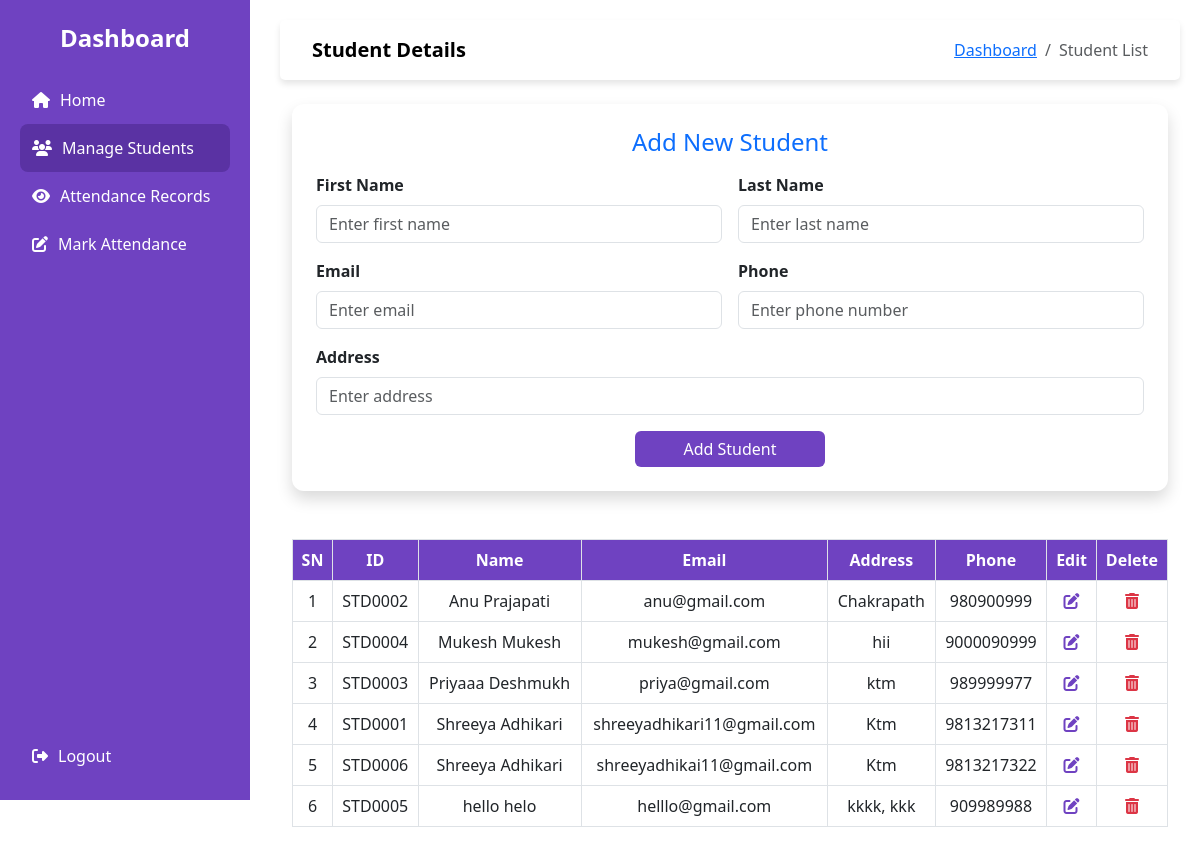
Before: /view-student (signed in) with the older database file.
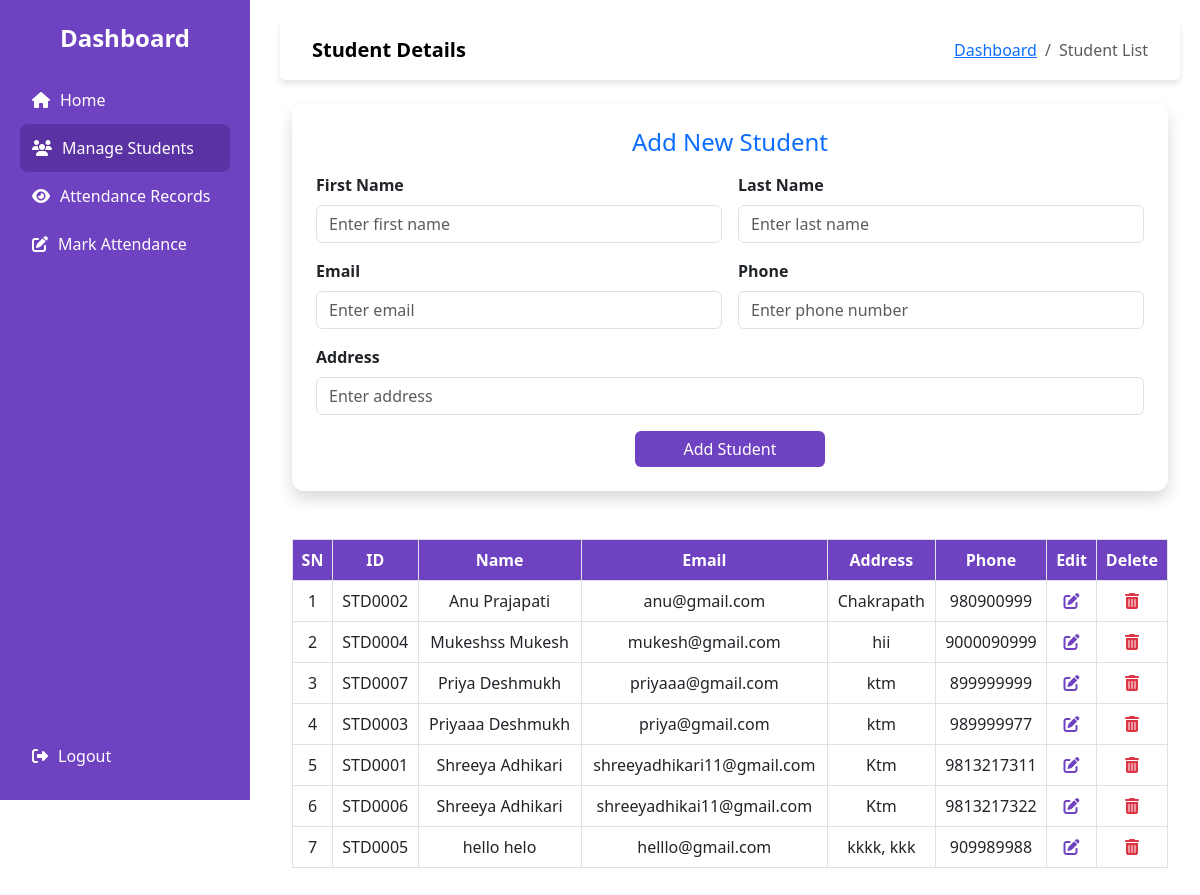
After: the same page with the newer database file.
### models.py (models this page shows)
class Student(db.Model):
    id = db.Column(db.Integer, primary_key = True)
    student_id = db.Column(db.String(20), unique=True, nullable=False)  # Custom ID
    first_name = db.Column(db.String(150), nullable=False)
    last_name = db.Column(db.String(150), nullable=False)
    email = db.Column(db.String(100), unique=True, nullable=False)
    address = db.Column(db.Text, nullable=False)
    phone = db.Column(db.String(15), unique=True, nullable=False)

### app.py (the view, shortened to what this page needs)
@app.route('/view-student', methods=["GET", "POST"])
@login_required
def view_student():
    students = Student.query.order_by(Student.first_name.asc()).all()
    return render_template("student/view_student.html", students=students)

### app.py (called while the page is built)
@login_manager.user_loader
def load_admin(admin_id):
    return User.query.get(int(admin_id))

### templates/student/view_student.html (shortened to what this page needs)
{% extends "base.html" %}
{% block nav_title %}Student Details{% endblock %}
{% block content %}
<div class="container mt-4">
    <div class="card p-4 bg-white shadow">
        <h4 class="text-center text-primary mb-3">Add New Student</h4>
        <form method="POST">
            <div class="row g-3">
                <div class="col-md-6">
                    <label class="form-label fw-semibold">First Name</label>
                    <input type="text" name="first_name" class="form-control" required placeholder="Enter first name">
                </div>
                <div class="col-md-6">
                    <label class="form-label fw-semibold">Last Name</label>
                    <input type="text" name="last_name" class="form-control" required placeholder="Enter last name">
                </div>
                <div class="col-md-6">
                    <label class="form-label fw-semibold">Email</label>
                    <input type="email" name="email" class="form-control" required placeholder="Enter email">
                </div>
                <div class="col-md-6">
                    <label class="form-label fw-semibold">Phone</label>
                    <input type="text" name="phone" class="form-control" required placeholder="Enter phone number">
                </div>
                <div class="col-md-12">
                    <label class="form-label fw-semibold">Address</label>
                    <input type="text" name="address" class="form-control" required placeholder="Enter address">
                </div>
                <div class="col-12 d-flex justify-content-center mt-3">
                    <button type="submit" class="btn btn-primary px-5">Add Student</button>
                </div>
            </div>
        </form>
    </div>
    <div class="mt-5">
        <table class="table table-bordered table-hover">
            <thead>
                <tr>
                    <th>SN</th>
                    <th>ID</th>
                    <th>Name</th>
                    <th>Email</th>
                    <th>Address</th>
                    <th>Phone</th>
                    <th>Edit</th>
                    <th>Delete</th>
                </tr>
            </thead>
            <tbody>
                {% for student in students %}
                <tr>
                    <td>{{ loop.index }}</td>
                    <td>{{ student.student_id }}</td>
                    <td>{{ student.first_name }} {{ student.last_name }}</td>
                    <td>{{ student.email }}</td>
                    <td>{{ student.address }}</td>
                    <td>{{ student.phone }}</td>
                    <td>
                        <a  href = "/update/{{student.id}}" class="icon-btn" >
                            <i class="fas fa-edit"></i>
                        </a>
                    </td>
                    <td>
                        <a href = "/delete/{{student.id}}" class="icon-btn text-danger" onclick = "return ConfirmDelete()">
                            <i class="fas fa-trash-alt"></i>
                        </a>
                    </td>
                </tr>
                {% endfor %}
            </tbody>
        </table>
    </div>
</div>
{% endblock %}

### templates/base.html (shortened to what this page needs)
<!DOCTYPE html>
<html lang="en">
<head>
    <link rel="stylesheet" href="https://cdn.jsdelivr.net/npm/bootstrap@5.3.0/dist/css/bootstrap.min.css">
    <link rel="stylesheet" href="https://cdnjs.cloudflare.com/ajax/libs/font-awesome/6.4.2/css/all.min.css">
</head>
<body>
    <div class="sidebar">
        <div class="brand">Dashboard</div>
        <a href="{{ url_for('dashboard') }}" class="{% if request.endpoint == 'dashboard' %}active{% endif %}">
            <i class="fa fa-home"></i> Home
        </a>
        <a href="{{ url_for('view_student') }}" class="{% if request.endpoint == 'view_student' %}active{% endif %}">
            <i class="fa fa-users"></i> Manage Students
        </a>
        <a href="{{ url_for('attendance_records') }}" class="{% if request.endpoint == 'attendance_records' %}active{% endif %}">
            <i class="fa fa-eye"></i> Attendance Records
        </a>
        <a href="{{ url_for('mark_attendance') }}" class="{% if request.endpoint == 'mark_attendance' %}active{% endif %}">
            <i class="fa fa-edit"></i> Mark Attendance
        </a>
        <a href="{{ url_for('logout') }} " onclick=ConfirmLogout() class="logout">
            <i class="fa fa-sign-out-alt"></i> Logout
        </a>
    </div>
    <div class="content">
        <nav class="navbar navbar-expand-lg navbar-light mb-2">
            <div class="container-fluid d-flex justify-content-between align-items-center">
                <a class="navbar-brand fw-semibold" href="#">{% block nav_title%} {% endblock%}</a>
                <nav aria-label="breadcrumb">
                    <ol class="breadcrumb">
                        <li class="breadcrumb-item"><a href="{{ url_for('dashboard') }}">Dashboard</a></li>
                        {% if request.endpoint == 'view_student' %}
                            <li class="breadcrumb-item active" aria-current="page">Student List</li>
                        {% elif request.endpoint == 'add_student' %}
                            <li class="breadcrumb-item active" aria-current="page">Add Student</li>
                        {% elif request.endpoint == 'attendance_records' %}
                            <li class="breadcrumb-item active" aria-current="page">View Attendance</li>
                        {% elif request.endpoint == 'mark_attendance' %}
                            <li class="breadcrumb-item active" aria-current="page">Mark Attendance</li>
                        {% endif %}
                    </ol>
                </nav>
            </div>
        </nav>
        {% block content %}{% endblock %}
    </div>
</body>
</html>

### templates/base.html (style rules this page uses)
:root { --primary-color: #6f42c1; --primary-hover: #5a32a3; --sidebar-bg: #6f42c1; --sidebar-text: #ffffff; }
body { display: flex; }
.sidebar { width: 250px; height: 100vh; background-color: var(--sidebar-bg); color: var(--sidebar-text); position: fixed; top: 0; left: 0; padding: 20px; display: flex; flex-direction: column; }
.sidebar .brand { font-size: 24px; font-weight: bold; text-align: center; margin-bottom: 20px; }
.sidebar a { display: flex; align-items: center; color: var(--sidebar-text); text-decoration: none; font-size: 16px; padding: 12px; border-radius: 8px; transition: background 0.3s ease; width: 100%; }
.sidebar a i { margin-right: 10px; }
.sidebar a:hover, .sidebar .active { background-color: var(--primary-hover); }
.sidebar .logout { margin-top: auto; }
.content { margin-left: 260px; padding: 20px; width: 100%; }
.navbar { background: white; box-shadow: 0px 4px 6px rgba(0, 0, 0, 0.1); padding: 10px 20px; border-radius: 5px; }
.breadcrumb { margin-bottom: 0; }

### templates/student/view_student.html (style rules this page uses)
:root { --primary-color: #6f42c1; --primary-hover: #5a32a3; }
.card { border: none; box-shadow: 0px 4px 10px rgba(0, 0, 0, 0.1); border-radius: 12px; background-color: #f8f9fa; }
.btn-primary { background-color: var(--primary-color); border: none; }
.table th { background-color: var(--primary-color); color: white; text-align: center; }
.table td { vertical-align: middle; text-align: center; }
.icon-btn { border: none; background: none; cursor: pointer; color: var(--primary-color); }

Changed rows visible on the page:
changed Student "STD0004": first_name "Mukesh" → "Mukeshss"
added Student: student_id "STD0007", first_name "Priya", last_name "Deshmukh", email "priyaaa@gmail.com", address "ktm", phone "899999999"
